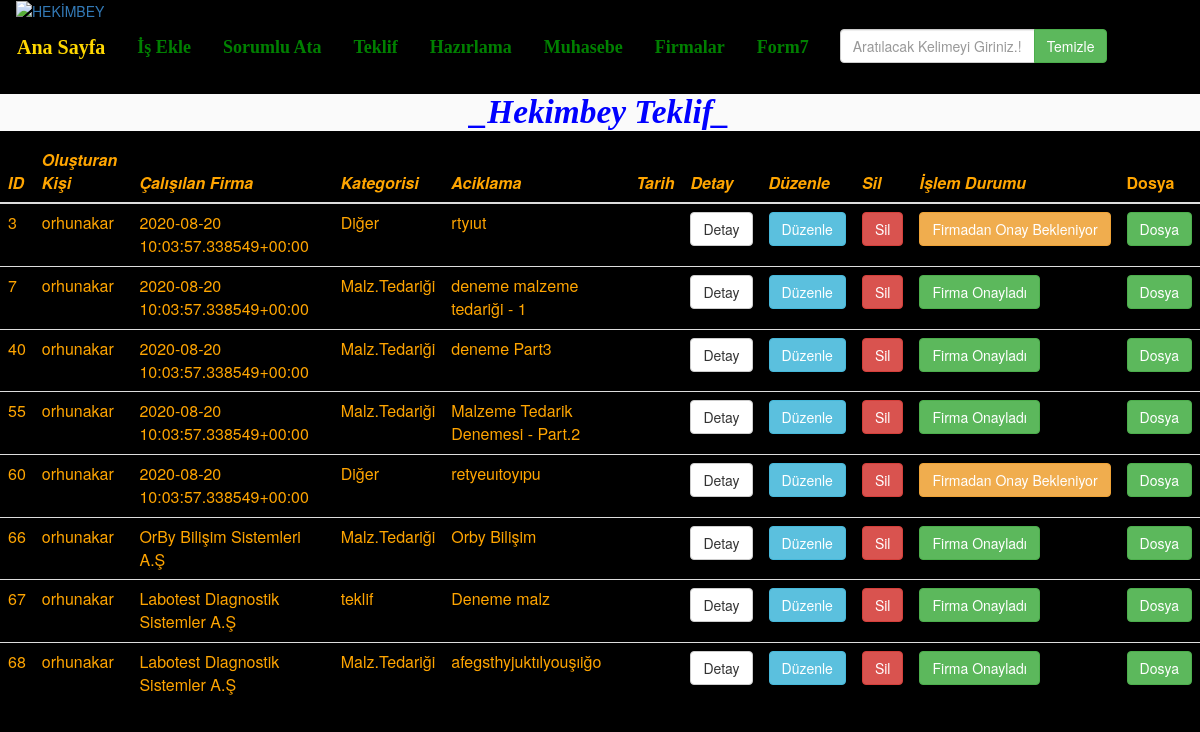
The app's page /form3/ (signed in) with its own data.
### form3/models.py (models this page shows, shortened)
class Form3(models.Model):
    Olusturan = models.ForeignKey(User , on_delete=models.CASCADE , blank=True , null=True)
    isin_kategorisi = models.CharField(choices=Form1.kategori,max_length=25,blank=False)
    Form33=models.ForeignKey(Form2,on_delete=models.PROTECT , blank=True , null=True)
    Aciklama = models.TextField(verbose_name='Açıklama', blank=True)
    dosya = models.FileField(db_index=True , blank=True)
    tarih=models.DateField(default=timezone.now, blank=False)
    iptal = models.BooleanField(default=False , verbose_name='Firma ile Anlaşılamadı')

### form2/models.py (models this page shows, shortened)
class Form2(models.Model):
    all_users = User.objects.all().order_by('username')
    all_user_choices = [(x.username , x.username) for x in all_users]
    Olusturan=models.ForeignKey(User,on_delete=models.CASCADE,blank=True,null=True)
    Form22 = models.ForeignKey(Form1 , on_delete=models.PROTECT , blank=True , null=True)
    Sorumlusu = models.CharField(choices=all_user_choices , max_length=25 , verbose_name='Sorumlu Kişiyi Ata' ,
                                 blank=False)
    AtanmaTarihi = models.DateTimeField(default=timezone.now, blank=False)
    Aciklama = models.TextField(verbose_name='Açıklama           ' , blank=False)

### form_1/models.py (models this page shows, shortened)
class Form1(models.Model):
    Birim = (
        ('Sağlık', 'Sağlık'),
        ('OSGB', 'OSGB'),
        ('Diğer', 'Diğer'),
    )
    kategori = (
        ('ihale', 'ihale'),
        ('teklif', 'Teklif'),
        ('Malz.Tedariği', 'Malz.Tedariği'),
        ('Diğer', 'Diğer'),
    )
    sorumlu = (
        ('cengiz bey', 'Cengiz Bey'),
        ('tekin bey', 'Tekin Bey'),
        ('ilhan bey', 'İlhan Bey'),
        ('mustafa bey', 'Mustafa Bey'),
        ('diğer', 'Diğer'),
    )
    adana=Firmalar.objects.all().order_by('firma_adi')
    adana_choices=[(x.firma_adi,x.firma_adi) for x in adana]
    Firmaid=models.ForeignKey(Firmalar,on_delete=models.PROTECT,blank=True,null=True)
    FirmaAdi=models.CharField(choices=adana_choices,max_length=60,verbose_name='Firma Adı',blank=False)
    Olusturan=models.ForeignKey(User,on_delete=models.CASCADE,blank=True,null=True)
    ilgili_birim = models.CharField(choices=Birim, max_length=25, verbose_name='İlgili Birim        ', blank=False)
    isin_kategorisi = models.CharField(choices=kategori, max_length=25, verbose_name='Yapılan İşin Kategorisi       ',blank=False)
    konusu = models.TextField(verbose_name='Konu ile ilgili Açıklama         ', blank=False)
    dosya = models.FileField( db_index=True,blank=True)
    sorumlu_kisi = models.CharField(choices=sorumlu, max_length=25, verbose_name='İşten Sorumlu Kişi        ', blank=False)
    baslangic = models.DateTimeField(default=timezone.now, blank=False)
    bitis = models.DateTimeField(default=date.today,blank=False)
    iptal=models.BooleanField(default=False,verbose_name='İşlemin Tamamını İptal Et')
    bugun = models.DateField(default=date.today)

### form3/views.py (the view)
# urls.py: url('', views.form3_view , name='form3_view'),
@login_required(login_url=login_view)
def form3_view(request):
    if request.user.is_staff or request.user.is_superuser:
        listem = Form3Model.objects.all().order_by('Form33__id')
    else:
        listem = Form3Model.objects.all().order_by('Form33__id').filter(Olusturan=request.user)
    """query = request.GET.get('q')
    if query:
        listem = listem.filter(
            Q(id=int(query)) |
            Q(Olusturan__username__icontains=query) |
            Q(isin_kategorisi__icontains=query) |
            Q(Aciklama__icontains=query)
        ).distinct()"""
    return render(request , 'Form3/Form3.html' , {'listem': listem,'islemde':
                                                  [islemde.Form44 for islemde in Form4.objects.all() if islemde.Form44]
                                                 ,'malzeme':malzeme })

### templates/Form3/Form3.html (shortened to what this page needs)
<html lang="Tr-tr">
<head>
  <link rel="stylesheet" href="https://maxcdn.bootstrapcdn.com/bootstrap/3.4.1/css/bootstrap.min.css">
</head>
<body>
<nav class="navbar navbar-expand-lg navbar-light bg-light" >
  <div  class="navbar-toggler">
    <div class="collapse navbar-collapse">
      <a class="logo-img-sticky site-logo-img-sticky" href="https://hekimbey.com.tr/">
          <img class="logo-img-sticky site-logo-img-sticky" src="https://hekimbey.com.tr/wp-content/uploads/2016/10/logo.png" alt="HEKİMBEY">
          </a>
    </div>
    <ul class="nav navbar-nav">
         <li class="active"><a style = "font-family:tahoma;color:gold;font-size:20 " href="/anasayfa" class="btn btn-dark" role="button"><strong>Ana Sayfa</strong></a></li>
        <li><a style = "font-family:Comic Sans;color:green;font-size:18 " href="/form1" class="btn btn-dark" role="button"><strong>İş Ekle</strong></a></li>
        <li><a style = "font-family:Comic Sans;color:green;font-size:18 " href="/form2"  class="btn btn-dark" role="button"><strong>Sorumlu Ata</strong> </a></li>
        <li><a style = "font-family:Comic Sans;color:green;font-size:18 "  href="/form3"  class="btn btn-dark" role="button"><strong>Teklif</strong> </a></li>
        <li><a style = "font-family:Comic Sans;color:green;font-size:18 " href="/form4"  class="btn btn-dark" role="button"><strong>Hazırlama</strong> </a></li>
        <li><a style = "font-family:Comic Sans;color:green;font-size:18 " href="/form5"  class="btn btn-dark" role="button"><strong>Muhasebe</strong></a></li>
        <li><a style = "font-family:Comic Sans;color:green;font-size:18 " href="/form6"  class="btn btn-dark" role="button"><strong>Firmalar</strong></a></li>
        <li><a style = "font-family:Comic Sans;color:green;font-size:18 " href="/form7"  class="btn btn-dark" role="button"><strong>Form7</strong></a></li>
        <form class="navbar-form navbar-left" role="search" method="GET" action="">
        <div class="input-group">
            <input class="form-control" type="text" name="q" placeholder="Aratılacak Kelimeyi Giriniz.!" id='myInput' onkeyup='searchTable()'>
            <span class="input-group-btn">
                <input class="btn btn-success" type="submit" value="Temizle">
            </span>
        </div>
        </form>
    </ul>
  </div>
</nav>
    <h2 align="center" style="color:Blue"><i><b>_Hekimbey Teklif_</b></i></h2>
<form method="POST" action="" enctype="multipart/form-data" >{% csrf_token %}
        <div>
<table class="table table-hover table-dark"  width="70" id='myTable'>
  <thead>
    <tr>
      <th scope="col"><i>ID</i></th>
        <th scope="col"><i>Oluşturan Kişi</i></th>
        <th scope="col"><i>Çalışılan Firma</i></th>
      <th scope="col"><i>Kategorisi</i></th>
      <th scope="col"><i>Aciklama</i></th>
         <th scope="col"><i>Tarih</i></th>
         <th scope="col"><i>Detay</i></th>
        <th scope="col"><i>Düzenle</i></th>
        <th scope="col"><i>Sil</i></th>
        <th scope="col"><i>İşlem Durumu</i></th>
        <th>Dosya</th>
    </tr>
  </thead>
  <tbody>
                {% for liste in listem %}
    <tr>
        <td>{{liste.Form33.Form22.id}}</td>
        <td>{{liste.Olusturan.username}}</td>
         <td>{{liste.Form33.Form22.FirmaAdi}}</td>
        <td>{{liste.Form33.Form22.isin_kategorisi}}</td>
        <td>{{liste.Aciklama}}</td>
        <td>{{liste.tarih.date}}</td>
        <td><a href="{%url 'detail3' liste.id%}" class="btn btn-default" role="button">Detay</a></td>
        <td><a href="{%url 'update3' liste.id%}" class="btn btn-info" role="button">Düzenle</a></td>
        <td><a href="{%url 'delete3' liste.id%}" class="btn btn-danger" role="button" onclick="return confirmDel();">Sil</a></td>
        {% if liste in islemde %}
        <td><a href="" class="btn btn-success" role="button" name="cekim">Firma Onayladı</a></td>
        {%elif liste.iptal is True%}
        <td><a href="" class="btn btn-danger" role="button" name="cekim">Firma ile Anlaşılamadı</a></td>
        {%else%}
        <td><a href="/form4/create/{{liste.Form33.id}}" class="btn btn-warning" role="button" name="cekim">Firmadan Onay Bekleniyor</a></td>
        {%endif%}
        <td><a href="{%url 'views_malzeme' liste.id %}" class="btn btn-success">Dosya</a></td>
    </tr>
   {% endfor %}
  </tbody>
</table>
        </div>
</form>
</body>

### templates/Form3/Form3.html (style rules this page uses)
h2 { font-family: Comic-Sans; color: orange; font-size: 25pt; background-color: #FAFAFA; }
body { background-color:Black;color:orange }

### records on screen
Form3: Form33.Form22.id "3", Olusturan.username "orhunakar", Form33.Form22.FirmaAdi "2020-08-20 10:03:57.338549+00:00", Form33.Form22.isin_kategorisi "Diğer", Aciklama "rtyıut"
Form3: Form33.Form22.id "7", Olusturan.username "orhunakar", Form33.Form22.FirmaAdi "2020-08-20 10:03:57.338549+00:00", Form33.Form22.isin_kategorisi "Malz.Tedariği", Aciklama "deneme malzeme tedariği - 1", shows "Firma Onayladı"
Form3: Form33.Form22.id "40", Olusturan.username "orhunakar", Form33.Form22.FirmaAdi "2020-08-20 10:03:57.338549+00:00", Form33.Form22.isin_kategorisi "Malz.Tedariği", Aciklama "deneme Part3", shows "Firma Onayladı"
Form3: Form33.Form22.id "55", Olusturan.username "orhunakar", Form33.Form22.FirmaAdi "2020-08-20 10:03:57.338549+00:00", Form33.Form22.isin_kategorisi "Malz.Tedariği", Aciklama "Malzeme Tedarik Denemesi - Part.2", shows "Firma Onayladı"
Form3: Form33.Form22.id "60", Olusturan.username "orhunakar", Form33.Form22.FirmaAdi "2020-08-20 10:03:57.338549+00:00", Form33.Form22.isin_kategorisi "Diğer", Aciklama "retyeuıtoyıpu"
Form3: Form33.Form22.id "66", Olusturan.username "orhunakar", Form33.Form22.FirmaAdi "OrBy Bilişim Sistemleri A.Ş", Form33.Form22.isin_kategorisi "Malz.Tedariği", Aciklama "Orby Bilişim", shows "Firma Onayladı"
Form3: Form33.Form22.id "67", Olusturan.username "orhunakar", Form33.Form22.FirmaAdi "Labotest Diagnostik Sistemler A.Ş", Form33.Form22.isin_kategorisi "teklif", Aciklama "Deneme malz", shows "Firma Onayladı"
Form3: Form33.Form22.id "68", Olusturan.username "orhunakar", Form33.Form22.FirmaAdi "Labotest Diagnostik Sistemler A.Ş", Form33.Form22.isin_kategorisi "Malz.Tedariği", Aciklama "afegsthyjuktılyouşıiğo", shows "Firma Onayladı"
